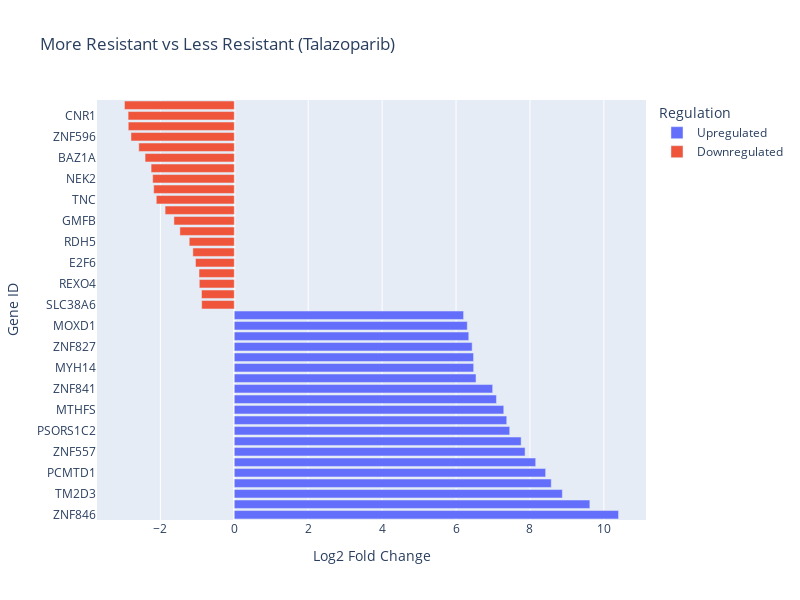

Source (notebook cell):
### Code cell
subset_df_lvm_T = subset_df_lvm.T
sorted_results = subset_df_lvm_T.sort_values(by='log2FoldChange', ascending=False)

top_n = 20
top_upregulated = sorted_results[sorted_results['log2FoldChange'] > 0].iloc[:top_n]
top_downregulated = sorted_results[sorted_results['log2FoldChange'] < 0].iloc[:top_n]

top_genes = pd.concat([top_upregulated, top_downregulated])

top_genes['Regulation'] = ['Upregulated' if x > 0 else 'Downregulated' for x in top_genes['log2FoldChange']]

fig = px.bar(top_genes, x='log2FoldChange', y=top_genes.index,
             orientation='h', color='Regulation',
             title='More Resistant vs Less Resistant (Talazoparib)')
fig.update_layout(xaxis_title='Log2 Fold Change', yaxis_title='Gene ID', height=600, width=800)
#fig.update_layout(height=top_n * 30)
fig.show()

### Figure 1 — Plotly figure (JSON) as saved in the notebook; plotly's stock layout.template omitted (floating-point values rounded to 4 significant figures)
{"data": [{"alignmentgroup": "True", "hovertemplate": "Regulation=Upregulated<br>log2FoldChange=%{x}<br>index=%{y}<extra></extra>", "legendgroup": "Upregulated", "marker": {"color": "#636efa", "pattern": {"shape": ""}}, "name": "Upregulated", "offsetgroup": "Upregulated", "orientation": "h", "showlegend": true, "textposition": "auto", "type": "bar", "x": [10.4, 9.62, 8.876, 8.576, 8.425, 8.155, 7.867, 7.761, 7.452, 7.372, 7.291, 7.093, 6.991, 6.54, 6.477, 6.474, 6.436, 6.344, 6.304, 6.205], "xaxis": "x", "y": ["ZNF846", "ZNF749", "TM2D3", "MORN4", "PCMTD1", "PLEKHG4B", "ZNF557", "IL32", "PSORS1C2", "APC", "MTHFS", "FBXO25", "ZNF841", "ENOPH1", "MYH14", "GNA11", "ZNF827", "EFHC2", "MOXD1", "CEP120"], "yaxis": "y"}, {"alignmentgroup": "True", "hovertemplate": "Regulation=Downregulated<br>log2FoldChange=%{x}<br>index=%{y}<extra></extra>", "legendgroup": "Downregulated", "marker": {"color": "#EF553B", "pattern": {"shape": ""}}, "name": "Downregulated", "offsetgroup": "Downregulated", "orientation": "h", "showlegend": true, "textposition": "auto", "type": "bar", "x": [-0.882, -0.8867, -0.9461, -0.9542, -1.05, -1.121, -1.219, -1.472, -1.633, -1.872, -2.111, -2.181, -2.208, -2.251, -2.414, -2.584, -2.795, -2.869, -2.873, -2.972], "xaxis": "x", "y": ["SLC38A6", "EAF2", "REXO4", "DZIP3", "E2F6", "RIOK2", "RDH5", "COQ10B", "GMFB", "SLC37A3", "TNC", "EIF4A3", "NEK2", "SIPA1L2", "BAZ1A", "UNKL", "ZNF596", "ALDH3B2", "CNR1", "CXorf38"], "yaxis": "y"}], "layout": {"barmode": "relative", "height": 600, "legend": {"title": {"text": "Regulation"}, "tracegroupgap": 0}, "title": {"text": "More Resistant vs Less Resistant (Talazoparib)"}, "width": 800, "xaxis": {"anchor": "y", "domain": [0, 1], "title": {"text": "Log2 Fold Change"}}, "yaxis": {"anchor": "x", "domain": [0, 1], "title": {"text": "Gene ID"}}}}
